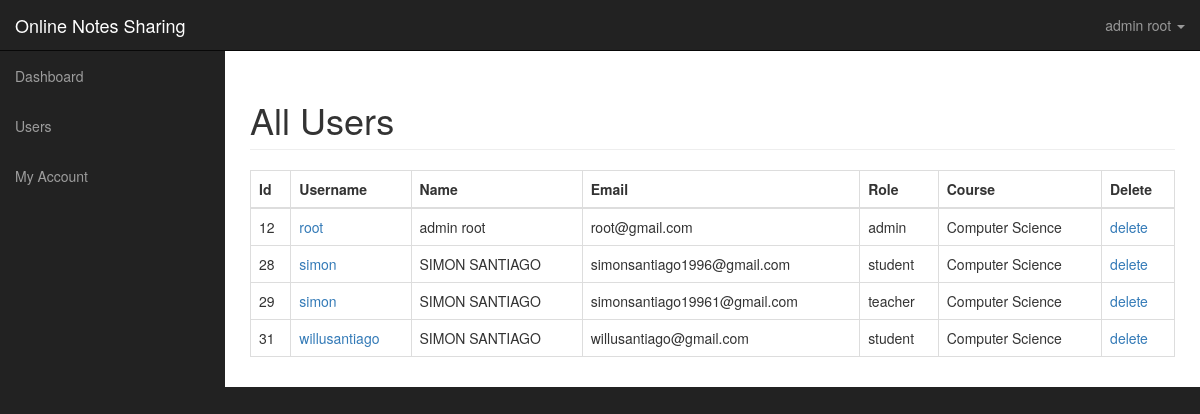
/dashboard/users.php (signed in), run on the app's committed database.
### tables this page shows
CREATE TABLE IF NOT EXISTS `users` (
  `id` int(11) NOT NULL AUTO_INCREMENT,
  `username` varchar(225) NOT NULL,
  `name` varchar(225) NOT NULL,
  `about` varchar(300) NOT NULL DEFAULT 'N/A',
  `role` varchar(225) NOT NULL,
  `email` varchar(225) NOT NULL,
  `token` varchar(225) NOT NULL,
  `gender` varchar(225) NOT NULL,
  `password` varchar(225) NOT NULL,
  `course` varchar(225) NOT NULL,
  `image` varchar(225) NOT NULL DEFAULT 'profile.jpg',
  `joindate` varchar(225) NOT NULL,
  PRIMARY KEY (`id`)
);

### dashboard/users.php (the view, shortened to what this page needs)
<?php include ('includes/connection.php');
include "includes/adminheader.php"; ?>
<?php if($_SESSION['role'] == 'admin')
{
	?>
	 <div id="wrapper">
    <?php include "includes/adminnav.php"; ?>
        <div id="page-wrapper">
            <div class="container-fluid">
                <div class="row">
                    <div class="col-lg-12">
                        <h1 class="page-header">
                            All Users
                        </h1>
    <table class="table table-bordered table-hover">
    <thead>
        <tr>
            <th>Id</th>
            <th>Username</th>
            <th>Name</th>
            <th>Email</th>
            <th>Role</th>
            <th>Course</th>
            <th>Delete</th>
        </tr>
    </thead>
    <tbody>
        <?php
            $query = "SELECT * FROM users ORDER BY name ASC ";
            $select_users = mysqli_query($conn, $query) or die(mysqli_error($conn));
            if (mysqli_num_rows($select_users) > 0 ) {
            while ($row = mysqli_fetch_array($select_users)) {
                $user_id = $row['id'];
                $username = $row['username'];
                $name = $row['name'];
                $user_email = $row['email'];
                $user_role = $row['role'];
                $user_course = $row['course'];
                echo "<tr>";
                echo "<td>$user_id</td>";
                echo "<td><a href='viewprofile.php?name=$username' target='_blank'> $username</a></td>";
                echo "<td>$name</td>";
                echo "<td>$user_email</td>";
                echo "<td>$user_role</td>";
                echo "<td>$user_course</td>";
                echo "<td><a onClick=\"javascript: return confirm('Are you sure you want to delete this user?')\" href='users.php?delete=$user_id'><i class='fa fa-times fa-lg'></i>delete</a></td>";
                echo "</tr>";
             }
        ?>
    </tbody>
 </table>
<?php
}
    ?>
    <?php } else {
    	header("location: index.php");
    }
    ?>
    </div>
    </div>
    </div>
    </div>
    </div>
</body>
</html>

### dashboard/includes/adminheader.php (shortened to what this page needs)
<!DOCTYPE html>
<html lang="en">
<head>
    <link href="css/bootstrap.min.css" rel="stylesheet">
    <link href="css/sb-admin.css" rel="stylesheet">
</head>
<body>

### dashboard/includes/adminnav.php (shortened to what this page needs)
 <nav class="navbar navbar-inverse navbar-fixed-top" role="navigation">
            <div class="navbar-header">
                <a class="navbar-brand" href="index">Online Notes Sharing</a>
            </div>
            <ul class="nav navbar-right top-nav">
                <li class="dropdown">
                    <a href="#" class="dropdown-toggle" data-toggle="dropdown"><i class="fa fa-user"></i> <?php echo $_SESSION['name']; ?> <b class="caret"></b></a>
                </li>
            </ul>
<div class="collapse navbar-collapse navbar-ex1-collapse">
                <ul class="nav navbar-nav side-nav">
                    <li>
                        <a href="index.php" class="active"><i class="fa fa-fw fa-dashboard"></i> Dashboard</a>
                    </li>
                <?php if($_SESSION['role'] == 'admin') {
                    ?>
                   <li>
                         <a href="javascript:;" data-toggle="collapse" data-target="#user"><i class="fa fa-fw fa-users"></i> Users <i class="fa fa-fw fa-caret-down"></i></a>
                    </li>
                    <li>
                        <a href="javascript:;" class="dropdown-toggle" data-toggle="collapse" data-target="#posts"><i class="fa fa-fw fa-file-text"></i> My Account <i class="fa fa-fw fa-caret-down"></i></a>
                        </li>
<?php } ?>
                </ul>
            </div>
        </nav>

### dashboard/css/sb-admin.css (style rules this page uses)
body { margin-top: 100px; background-color: #222; }
@media (min-width:768px) { body { margin-top: 50px; } }
#wrapper { padding-left: 0; }
#page-wrapper { width: 100%; padding: 0; background-color: #fff; }
@media (min-width:768px) { #wrapper { padding-left: 225px; } }
@media (min-width:768px) { #page-wrapper { padding: 10px; } }
.top-nav { padding: 0 15px; }
.top-nav>li { display: inline-block; float: left; }
.top-nav>li>a { padding-top: 15px; padding-bottom: 15px; line-height: 20px; color: #999; }
@media (min-width:768px) { .side-nav { position: fixed; top: 51px; left: 225px; width: 225px; margin-left: -225px; border: none; border-radius: 0; overflow-y: auto; background-color: #222; bottom: 0; overflow-x: hidden; padding-bottom: 40px; } }
@media (min-width:768px) { .side-nav>li>a { width: 225px; } }

### data on the page
users: id "12", username "root", name "admin root", email "root@gmail.com", role "admin", course "Computer Science"
users: id "28", username "simon", name "SIMON SANTIAGO", email "simonsantiago1996@gmail.com", role "student", course "Computer Science"
users: id "29", username "simon", name "SIMON SANTIAGO", email "simonsantiago19961@gmail.com", role "teacher", course "Computer Science"
users: id "31", username "willusantiago", name "SIMON SANTIAGO", email "willusantiago@gmail.com", role "student", course "Computer Science"

### other printed values
$_SESSION['name'] "admin root"
